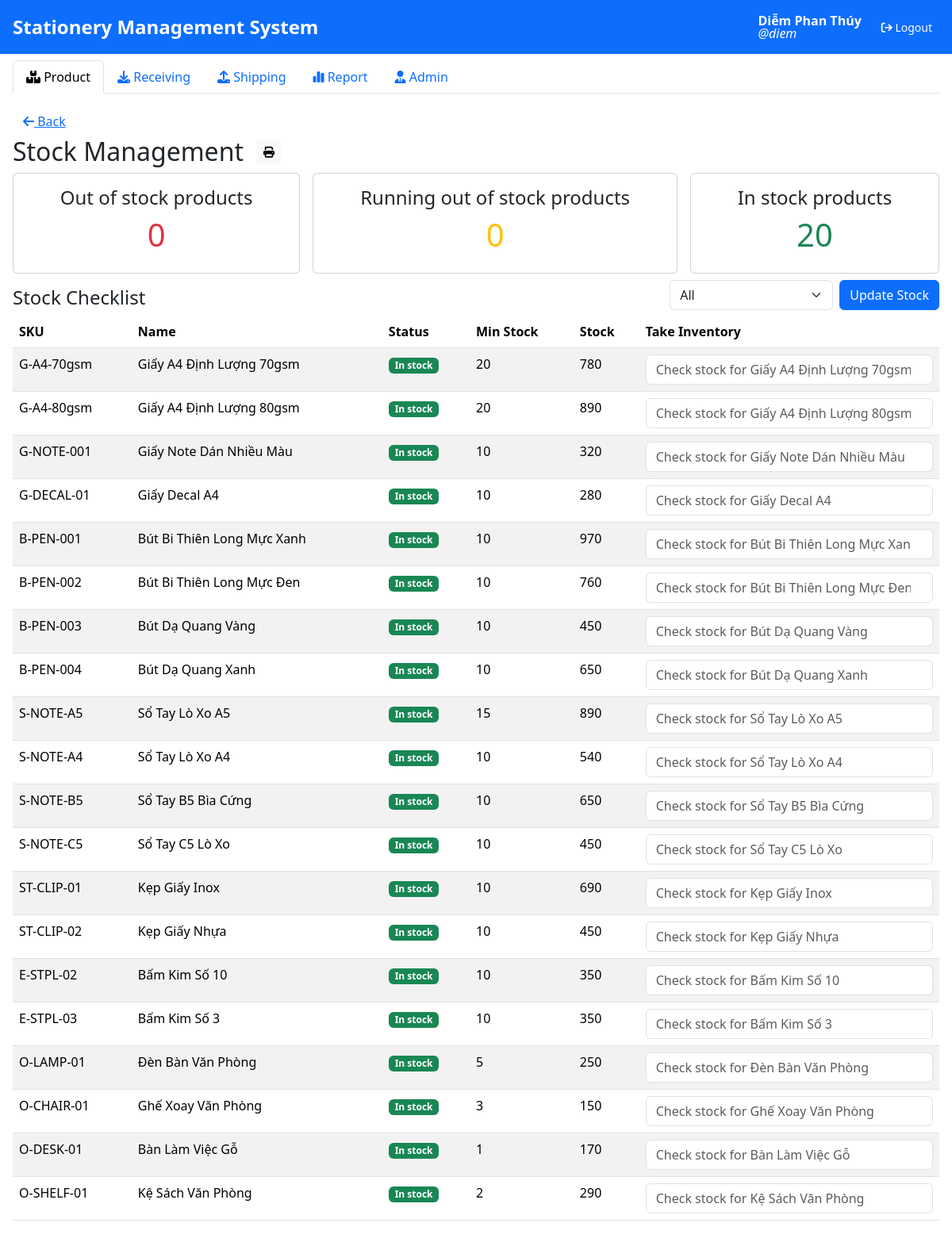
The app's page /products/stocks/ (signed in) with its own data.
### stationery/models.py (models this page shows, shortened)
class User(AbstractUser):
    user_id = models.AutoField(primary_key=True, auto_created=True)
    username = models.CharField(max_length=150, unique=True)
    email = models.EmailField(max_length=256, unique=True)
    role = models.CharField(
        max_length=50, choices=UserRole.choices, default=UserRole.USER)
    first_name = models.CharField(max_length=150, blank=True)
    last_name = models.CharField(max_length=150, blank=True)
    objects = UserManager()
    is_staff = models.BooleanField(default=True)
    is_superuser = models.BooleanField(default=True)
    is_active = models.BooleanField(default=True)

class Product(models.Model):
    product_id = models.AutoField(primary_key=True, auto_created=True)
    sku = models.CharField(max_length=50, unique=True)
    name = models.CharField(max_length=256, blank=True)
    description = models.TextField(blank=True)
    photo = models.ImageField(upload_to='products', blank=True)
    unit = models.CharField(max_length=50, blank=True)
    min_stock = models.IntegerField(default=0)
    price = models.DecimalField(max_digits=10, decimal_places=2)
    category_id = models.ForeignKey(Category, on_delete=models.CASCADE)

### stationery/views.py (the view, shortened to what this page needs)
# urls.py: path("products/stocks/", view_stock, name="view_stock"),
@login_required
def view_stock(request):
    status = int(request.GET.get('status', 0))
    err_message = None
    out_of_stock_product_count = 0
    running_out_of_stock_product_count = 0
    in_stock_product_count = 0
    display_products = []
    for product in Product.objects.all():
        product_count = Item.objects.filter(product_id=product).count()
        if product_count == 0:
            out_of_stock_product_count += 1
        elif product_count <= product.min_stock:
            running_out_of_stock_product_count += 1
        else:
            in_stock_product_count += 1
        if status == 0:
            display_products.append({
                'id': product.product_id,
                'sku': product.sku,
                'name': product.name,
                'min_stock': product.min_stock,
                'stock': product_count
            })
        else:
            continue
    context = {
        'status': status,
        'products': display_products,
        'out_of_stock_count': out_of_stock_product_count,
        'running_out_of_stock_count': running_out_of_stock_product_count,
        'in_stock_count': in_stock_product_count,
        'err_message': err_message
    }
    return render(request, 'products/stocks.html', context)

### stationery/templates/products/stocks.html (shortened to what this page needs)
{% extends 'base.html' %}
{% block content %}
    <button class="btn btn-link no-print" onclick="window.history.back()">
        <i class="fa-solid fa-arrow-left"></i>
        Back
    </button>
    <h2 class="d-flex gap-3 align-items-center">
        Stock Management
        <button class="btn btn-sm btn-light no-print" id="stock-print-btn">
            <i class="fa-solid fa-print"></i>
        </button>
    </h2>
    <div class="d-flex gap-3">
        <div class="card flex-fill">
            <div class="card-body d-flex flex-column align-items-center">
                <h4>Out of stock products</h4>
                <h1 class="text-danger">{{ out_of_stock_count }}</h1>
            </div>
        </div>
        <div class="card flex-fill">
            <div class="card-body d-flex flex-column align-items-center">
                <h4>Running out of stock products</h4>
                <h1 class="text-warning">{{ running_out_of_stock_count }}</h1>
            </div>
        </div>
        <div class="card flex-fill">
            <div class="card-body d-flex flex-column align-items-center">
                <h4>In stock products</h4>
                <h1 class="text-success">{{ in_stock_count }}</h1>
            </div>
        </div>
    </div>
    <form method="post">
        <div class="d-flex align-items-center justify-content-between">
            <h4 class="mt-3">Stock Checklist</h4>
            <div class="d-flex flex-fill gap-2 justify-content-end align-items-center no-print">
                <select class="form-select w-auto" id="stock-status">
                    <option value="0" {% if status == 0 %}selected{% endif %}>All</option>
                </select>
                <button class="btn btn-primary" type="submit">Update Stock</button>
            </div>
        </div>
        <table class="table table-striped table-hover">
            <thead>
                <tr>
                    <th>SKU</th>
                    <th>Name</th>
                    <th>Status</th>
                    <th>Min Stock</th>
                    <th>Stock</th>
                    <th class="no-print">Take Inventory</th>
                </tr>
            </thead>
            <tbody>
                {% for product in products %}
                    <tr>
                        <td>{{ product.sku }}</td>
                        <td>{{ product.name }}</td>
                        <td>
                            {% if product.stock == 0 %}
                                <span class="badge bg-danger">Out of stock</span>
                            {% elif product.stock <= product.min_stock %}
                                <span class="badge bg-warning">Running out of stock</span>
                            {% else %}
                                <span class="badge bg-success">In stock</span>
                            {% endif %}
                        </td>
                        <td>{{ product.min_stock }}</td>
                        <td>{{ product.stock }}</td>
                        <td class="no-print">
                            <input type="number"
                                   class="form-control"
                                   placeholder="Check stock for {{ product.name }}"
                                   name="product-stock-{{ product.id }}"
                                   id="product-stock-{{ product.id }}" />
                        </td>
                    </tr>
                {% endfor %}
            </tbody>
        </table>
    </form>
{% endblock %}

### stationery/templates/base.html (shortened to what this page needs)
{% load static %}
<!DOCTYPE html>
<html lang="en">
  <head>
    <link href="https://cdn.jsdelivr.net/npm/bootstrap@5.3.3/dist/css/bootstrap.min.css"
          rel="stylesheet"
 />
    <link rel="stylesheet"
          href="https://cdnjs.cloudflare.com/ajax/libs/font-awesome/6.7.1/css/all.min.css"
 />
  </head>
  <body>
    <nav class="text-bg-primary h-10 p-3 d-flex justify-content-between align-items-center position-sticky top-0 z-3 no-print">
      <div class="fw-semibold fs-4">
        {% block heading %}Stationery Management System{% endblock %}
      </div>
      <div class="d-flex align-items-center gap-3">
        <div class="d-flex flex-column lh-1">
          <b class="fs-6">{{ user.first_name }} {{ user.last_name }}</b>
          <i class="fs-6">@{{ user.username }}</i>
        </div>
        <span>
          <form action="{% url 'logout' %}" method="post" class="d-inline">
            <button type="submit" class="btn btn-primary btn-sm">
              <i class="fa-solid fa-arrow-right-from-bracket"></i>
              <span>Logout</span>
            </button>
          </form>
        </span>
      </div>
    </nav>
    <div class="px-3 pt-2 no-print">
      <ul class="nav nav-tabs">
        <li class="nav-item">
          <a class="nav-link {% if '/products/' in request.path or request.path == '/' %}active{% endif %}"
             href="/products/">
            <i class="fa-solid fa-boxes-stacked"></i>
            <span>Product</span>
          </a>
        </li>
        <li class="nav-item">
          <a class="nav-link {% if '/imports/' in request.path %}active{% endif %}"
             href="/imports/">
            <i class="fa-solid fa-download"></i>
            <span>Receiving</span>
          </a>
        </li>
        <li class="nav-item">
          <a class="nav-link {% if '/exports/' in request.path %}active{% endif %}"
             href="/exports/">
            <i class="fa-solid fa-upload"></i>
            <span>Shipping</span>
          </a>
        </li>
        <li class="nav-item">
          <a class="nav-link {% if request.path == '/report/' %}active{% endif %}"
             href="/report/">
            <i class="fa-solid fa-chart-simple"></i>
            <span>Report</span>
          </a>
        </li>
        {% if user.role != 'user' %}
          <li class="nav-item">
            <a class="nav-link" href="/admin/">
              <i class="fa-solid fa-user-tie"></i>
              <span>Admin</span>
            </a>
          </li>
        {% endif %}
      </ul>
    </div>
    <div class="p-3">
      {% block content %}{% endblock %}
    </div>
  </body>
</html>

### stationery/templates/base.html (style rules this page uses)
.no-print { display: none !important; }

### records on screen
User: first_name "Diễm", last_name "Phan Thúy", username "diem"
Product: sku "G-A4-70gsm", name "Giấy A4 Định Lượng 70gsm", name "Check stock for Giấy A4 Định Lượng 70gsm"
Product: sku "G-A4-80gsm", name "Giấy A4 Định Lượng 80gsm", name "Check stock for Giấy A4 Định Lượng 80gsm"
Product: sku "G-NOTE-001", name "Giấy Note Dán Nhiều Màu", name "Check stock for Giấy Note Dán Nhiều Màu"
Product: sku "G-DECAL-01", name "Giấy Decal A4", name "Check stock for Giấy Decal A4"
Product: sku "B-PEN-001", name "Bút Bi Thiên Long Mực Xanh", name "Check stock for Bút Bi Thiên Long Mực Xanh"
Product: sku "B-PEN-002", name "Bút Bi Thiên Long Mực Đen", name "Check stock for Bút Bi Thiên Long Mực Đen"
Product: sku "B-PEN-003", name "Bút Dạ Quang Vàng", name "Check stock for Bút Dạ Quang Vàng"
Product: sku "B-PEN-004", name "Bút Dạ Quang Xanh", name "Check stock for Bút Dạ Quang Xanh"
Product: sku "S-NOTE-A5", name "Sổ Tay Lò Xo A5", name "Check stock for Sổ Tay Lò Xo A5"
Product: sku "S-NOTE-A4", name "Sổ Tay Lò Xo A4", name "Check stock for Sổ Tay Lò Xo A4"
Product: sku "S-NOTE-B5", name "Sổ Tay B5 Bìa Cứng", name "Check stock for Sổ Tay B5 Bìa Cứng"
Product: sku "S-NOTE-C5", name "Sổ Tay C5 Lò Xo", name "Check stock for Sổ Tay C5 Lò Xo"
Product: sku "ST-CLIP-01", name "Kẹp Giấy Inox", name "Check stock for Kẹp Giấy Inox"
Product: sku "ST-CLIP-02", name "Kẹp Giấy Nhựa", name "Check stock for Kẹp Giấy Nhựa"
Product: sku "E-STPL-02", name "Bấm Kim Số 10", name "Check stock for Bấm Kim Số 10"
Product: sku "E-STPL-03", name "Bấm Kim Số 3", name "Check stock for Bấm Kim Số 3"
Product: sku "O-LAMP-01", name "Đèn Bàn Văn Phòng", name "Check stock for Đèn Bàn Văn Phòng"
Product: sku "O-CHAIR-01", name "Ghế Xoay Văn Phòng", name "Check stock for Ghế Xoay Văn Phòng"
Product: sku "O-DESK-01", name "Bàn Làm Việc Gỗ", name "Check stock for Bàn Làm Việc Gỗ"
Product: sku "O-SHELF-01", name "Kệ Sách Văn Phòng", name "Check stock for Kệ Sách Văn Phòng"

### other values on screen
{{ out_of_stock_count }} "0"
{{ running_out_of_stock_count }} "0"
{{ in_stock_count }} "20"
{{ product.min_stock }} "20" "20" "10" "10" "10" "10" "10" "10" "15" "10" "10" "10" "10" "10" "10" "10" "5" "3" "1" "2"
{{ product.stock }} "780" "890" "320" "280" "970" "760" "450" "650" "890" "540" "650" "450" "690" "450" "350" "350" "250" "150" "170" "290"
